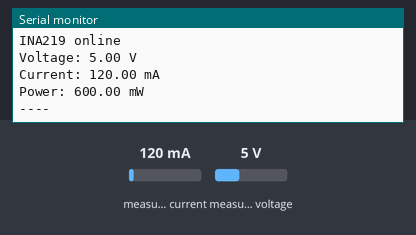
Bench run of a sketch on a simulated Arduino Uno, built with avr-gcc and run on an emulated ATmega328P. Shown: the last lines printed to the serial monitor. Inputs (shaded band) come from the test bench; at power-on: measured current 120 mA, measured voltage 5 V.

Above: at 2.2 s.
2.3 s: measured current set to 40 mA
At 4.1 s:
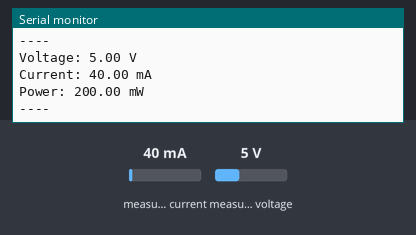
4.4 s: measured voltage set to 0.3 V
At 6.2 s:
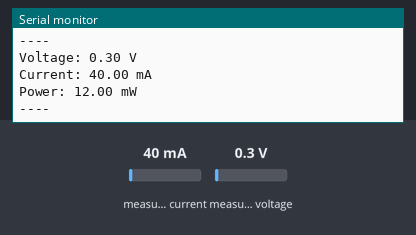
6.5 s: measured current set to 500 mA
At 8.0 s:
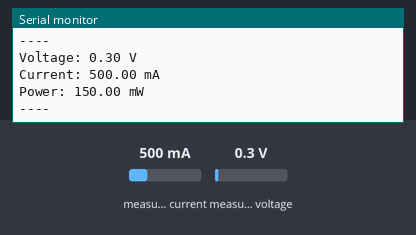
Timing chart, 0 to 9.5 s (numbered marks = the images above; inputs shaded):
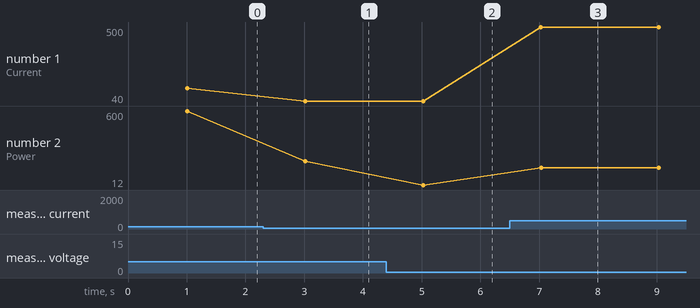

Measured:
- after the input at 2.3 s, the serial monitor: prints a new line after 0.72 s (image 1)
- after the input at 4.4 s, the serial monitor: prints a new line after 0.62 s (image 2)
- after the input at 6.5 s, the serial monitor: prints a new line after 0.53 s (image 3)
- plotted number 1: 120 → 40 after the input at 2.3 s, 40 → 500 after the input at 6.5 s
- plotted number 2: 600 → 200 after the input at 2.3 s, 200 → 12 after the input at 4.4 s, 12 → 150 after the input at 6.5 s

The sketch:

ina219_telemetry.ino
```cpp
#include <Wire.h>
#include <Adafruit_INA219.h>

Adafruit_INA219 ina219;

void setup() {
  Serial.begin(115200);
  delay(1000);

  if (!ina219.begin()) {
    Serial.println("INA219 not found");
    while (1);
  }

  Serial.println("INA219 online");
}

void loop() {
  float busVoltage = ina219.getBusVoltage_V();
  float current_mA = ina219.getCurrent_mA();
  float power_mW = ina219.getPower_mW();

  Serial.print("Voltage: ");
  Serial.print(busVoltage);
  Serial.println(" V");

  Serial.print("Current: ");
  Serial.print(current_mA);
  Serial.println(" mA");

  Serial.print("Power: ");
  Serial.print(power_mW);
  Serial.println(" mW");

  Serial.println("----");
  delay(2000);
}
```
